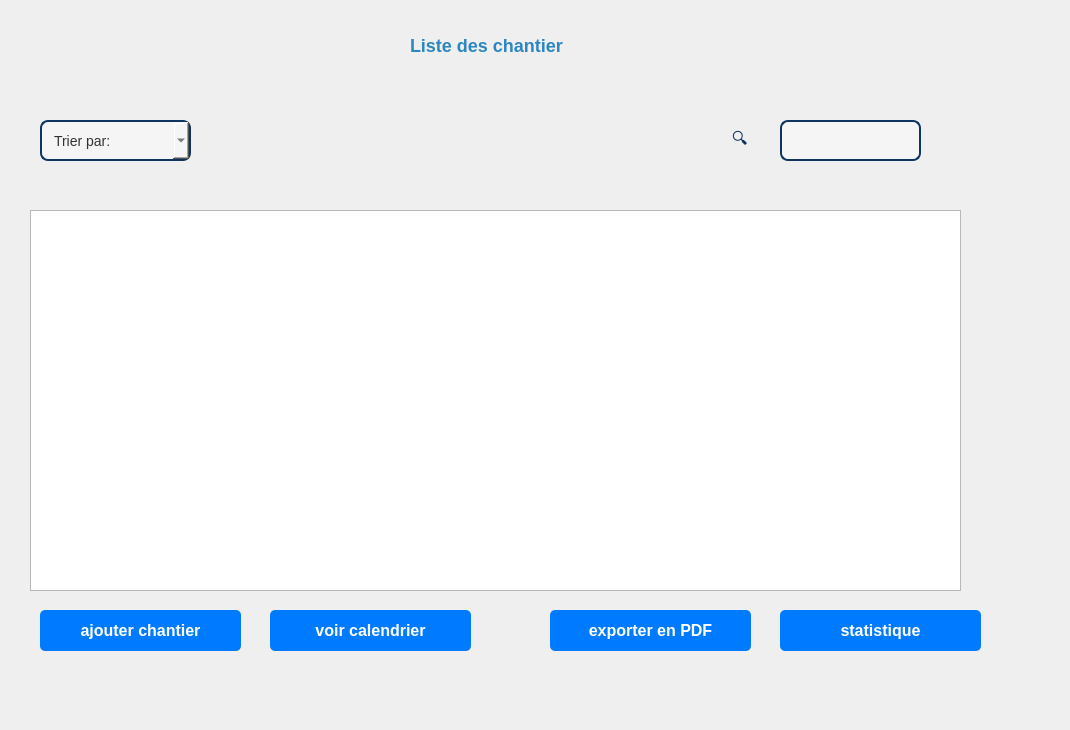
      <widget class="QWidget" name="page">
       <widget class="QWidget" name="maincontent_3" native="true">
        <property name="geometry">
         <rect>
          <x>-20</x>
          <y>10</y>
          <width>1061</width>
          <height>711</height>
         </rect>
        </property>
        <property name="sizePolicy">
         <sizepolicy hsizetype="Preferred" vsizetype="Preferred">
          <horstretch>10</horstretch>
          <verstretch>16</verstretch>
         </sizepolicy>
        </property>
        <property name="styleSheet">
         <string notr="true">QWidget#maincontent
 {
    background-color: white;
}
</string>
        </property>
        <widget class="QPushButton" name="pushButton_5">
         <property name="geometry">
          <rect>
           <x>570</x>
           <y>600</y>
           <width>201</width>
           <height>41</height>
          </rect>
         </property>
         <property name="styleSheet">
          <string notr="true">QPushButton {
    background-color: #007bff;  /* Bleu */
    color: white;
    border-radius: 5px;
    padding: 8px 15px;
    font-size: 12pt;
    font-weight: bold;
}

QPushButton:hover {
    background-color: #0056b3;  /* Bleu foncé au survol */
}

</string>
         </property>
         <property name="text">
          <string>exporter en PDF</string>
         </property>
        </widget>
        <widget class="QLabel" name="label_12">
         <property name="geometry">
          <rect>
           <x>740</x>
           <y>110</y>
           <width>91</width>
           <height>41</height>
          </rect>
         </property>
         <property name="styleSheet">
          <string notr="true">QLabel {
    font-size: 16px;
    color: #0f3460;
    padding-left: 8px;
}
</string>
         </property>
         <property name="text">
          <string>🔍</string>
         </property>
        </widget>
        <widget class="QLineEdit" name="recherche_input">
         <property name="geometry">
          <rect>
           <x>800</x>
           <y>110</y>
           <width>141</width>
           <height>41</height>
          </rect>
         </property>
         <property name="styleSheet">
          <string notr="true">QLineEdit {
    background-color: #f5f5f5;  /* Fond gris clair moderne */
    border: 2px solid #0f3460;  /* Bordure bleu foncé */
    border-radius: 8px;  /* Coins arrondis */
    padding: 8px 12px;  /* Espacement du texte */
    font-size: 14px;
    color: #333;  /* Couleur du texte */
}

QLineEdit:focus {
    border: 2px solid #e94560;  /* Bordure rouge clair quand on clique */
    background-color: white;  /* Fond blanc au focus */
}
</string>
         </property>
        </widget>
        <widget class="QTableView" name="tableView">
         <property name="geometry">
          <rect>
           <x>50</x>
           <y>200</y>
           <width>931</width>
           <height>381</height>
          </rect>
         </property>
         <property name="styleSheet">
          <string notr="true">color: rgb(0, 0, 0);</string>
         </property>
        </widget>
        <widget class="QPushButton" name="pushButton_6">
         <property name="geometry">
          <rect>
           <x>800</x>
           <y>600</y>
           <width>201</width>
           <height>41</height>
          </rect>
         </property>
         <property name="styleSheet">
          <string notr="true">QPushButton {
    background-color: #007bff;  /* Bleu */
    color: white;
    border-radius: 5px;
    padding: 8px 15px;
    font-size: 12pt;
    font-weight: bold;
}

QPushButton:hover {
    background-color: #0056b3;  /* Bleu foncé au survol */
}
</string>
         </property>
         <property name="text">
          <string>statistique</string>
         </property>
        </widget>
        <widget class="QLabel" name="label_13">
         <property name="geometry">
          <rect>
           <x>430</x>
           <y>10</y>
           <width>161</width>
           <height>51</height>
          </rect>
         </property>
         <property name="styleSheet">
          <string notr="true">color: #2E86C1; /* Couleur du texte */
font-size: 18px; /* Taille de la police */
font-weight: bold; /* Texte en gras */</string>
         </property>
         <property name="text">
          <string>Liste des chantier</string>
         </property>
        </widget>
        <widget class="QPushButton" name="pushButton_ajout">
         <property name="geometry">
          <rect>
           <x>60</x>
           <y>600</y>
           <width>201</width>
           <height>41</height>
          </rect>
         </property>
         <property name="styleSheet">
          <string notr="true">QPushButton {
    background-color: #007bff;  /* Bleu */
    color: white;
    border-radius: 5px;
    padding: 8px 15px;
    font-size: 12pt;
    font-weight: bold;
}

QPushButton:hover {
    background-color: #0056b3;  /* Bleu foncé au survol */
}
</string>
         </property>
         <property name="text">
          <string>ajouter chantier</string>
         </property>
        </widget>
        <widget class="QComboBox" name="comboBox">
         <property name="geometry">
          <rect>
           <x>60</x>
           <y>110</y>
           <width>151</width>
           <height>41</height>
          </rect>
         </property>
         <property name="styleSheet">
          <string notr="true">background-color: #f5f5f5;  /* Fond gris clair moderne */
    border: 2px solid #0f3460;  /* Bordure bleu foncé */
    border-radius: 8px;  /* Coins arrondis */
    padding: 8px 12px;  /* Espacement du texte */
    font-size: 14px;
    color: #333;  /* Couleur du texte */</string>
         </property>
         <item>
          <property name="text">
           <string>Trier par:</string>
          </property>
         </item>
         <item>
          <property name="text">
           <string>id</string>
          </property>
         </item>
         <item>
          <property name="text">
           <string>Nom du chantier</string>
          </property>
         </item>
         <item>
          <property name="text">
           <string>Adresse du chantier</string>
          </property>
         </item>
         <item>
          <property name="text">
           <string>Date debut </string>
          </property>
         </item>
         <item>
          <property name="text">
           <string>Date fin relle </string>
          </property>
         </item>
         <item>
          <property name="text">
           <string>Budget </string>
          </property>
         </item>
         <item>
          <property name="text">
           <string>Cout reel</string>
          </property>
         </item>
         <item>
          <property name="text">
           <string>Progression</string>
          </property>
         </item>
        </widget>
        <widget class="QPushButton" name="pushButton_ajout_2">
         <property name="geometry">
          <rect>
           <x>290</x>
           <y>600</y>
           <width>201</width>
           <height>41</height>
          </rect>
         </property>
         <property name="styleSheet">
          <string notr="true">QPushButton {
    background-color: #007bff;  /* Bleu */
    color: white;
    border-radius: 5px;
    padding: 8px 15px;
    font-size: 12pt;
    font-weight: bold;
}

QPushButton:hover {
    background-color: #0056b3;  /* Bleu foncé au survol */
}
</string>
         </property>
         <property name="text">
          <string>voir calendrier</string>
         </property>
        </widget>
       </widget>
      </widget>
